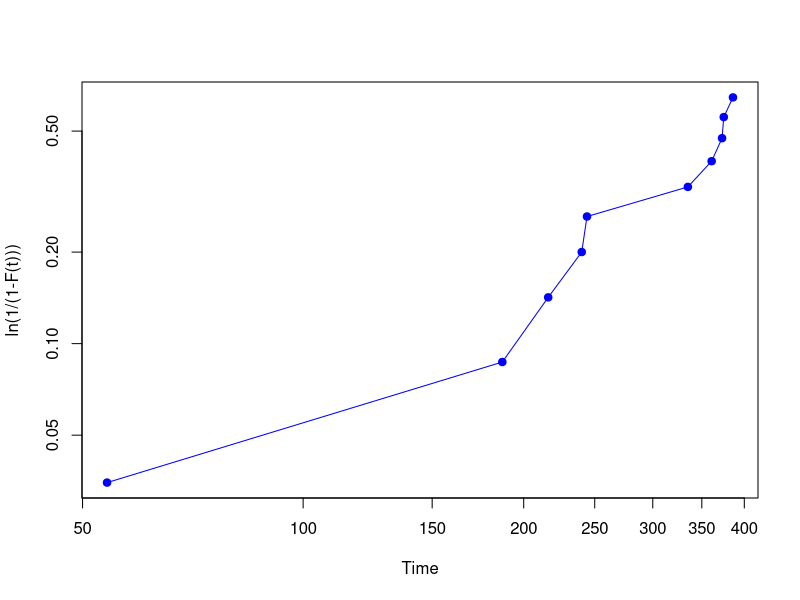
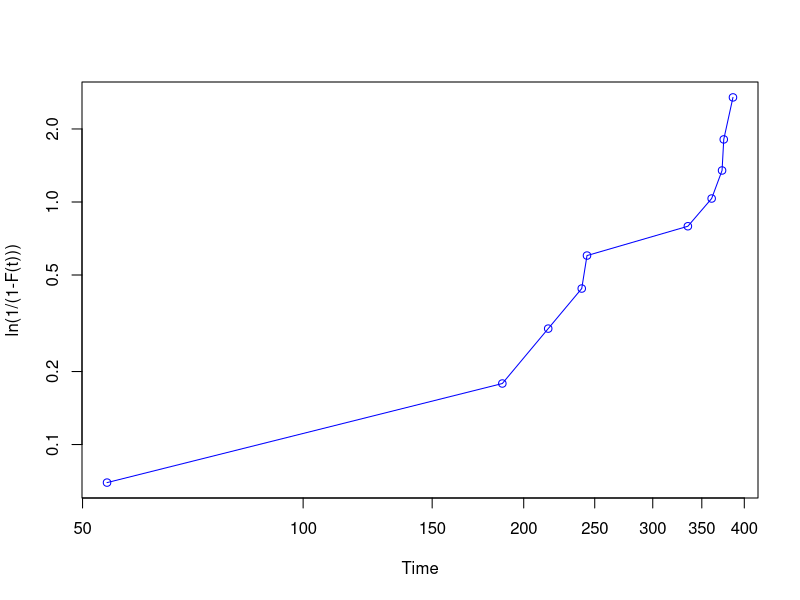

Write the R code that produced these figures, in order.
#!/usr/bin/env Rscript
DATAPATH <- Sys.getenv("DATAPATH")

#R commands and output:

## Input data and generate plotting variables.
## x = time of failure
## y = ln(1/(1-F(t))
x = c(54, 187, 216, 240, 244, 335, 361, 373, 375, 386)
n = 20
fnum = c(1:length(x))
Ft = (fnum-0.3)/(n+0.4)
y = log(1/(1-Ft))

## Print y values.
y
#> [1] 0.03491627 0.08701138 0.14197026 0.20012618 0.26187419 0.32768741
#> [7] 0.39813907 0.47393291 0.55594606 0.64529116

## Generate probability plot.
plot(x,y, xlab="Time", ylab="ln(1/(1-F(t)))", log="xy",
     type="o", pch=19, col="blue")

## Compute slope of line fit to plotted data.
xx=log10(x)
yy=log10(y)
z = lm(yy ~ xx)
coef(z)

#>(Intercept)          xx 
#>  -4.116536    1.457519 

## Another way to generate the Weibull Probability Plot using
## functions already available in R.
p = ppoints(x, a=0.3)
plot(x, -log(1-p), log="xy", type="o", col="blue",
     xlab="Time", ylab="ln(1/(1-F(t)))")
